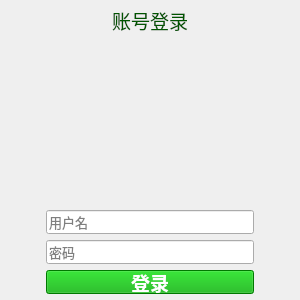
<?xml version="1.0" encoding="UTF-8"?>
<ui version="4.0">
 <class>wid_classic</class>
 <widget class="QWidget" name="wid_classic">
  <property name="geometry">
   <rect>
    <x>0</x>
    <y>0</y>
    <width>300</width>
    <height>300</height>
   </rect>
  </property>
  <property name="minimumSize">
   <size>
    <width>300</width>
    <height>300</height>
   </size>
  </property>
  <property name="maximumSize">
   <size>
    <width>300</width>
    <height>300</height>
   </size>
  </property>
  <property name="windowTitle">
   <string>Form</string>
  </property>
  <layout class="QVBoxLayout" name="verticalLayout">
   <property name="leftMargin">
    <number>6</number>
   </property>
   <property name="topMargin">
    <number>6</number>
   </property>
   <property name="rightMargin">
    <number>6</number>
   </property>
   <property name="bottomMargin">
    <number>6</number>
   </property>
   <item>
    <layout class="QHBoxLayout" name="hLayoutTop" stretch="1,3,1">
     <item>
      <spacer name="horizontalSpacer_7">
       <property name="orientation">
        <enum>Qt::Horizontal</enum>
       </property>
       <property name="sizeHint" stdset="0">
        <size>
         <width>40</width>
         <height>20</height>
        </size>
       </property>
      </spacer>
     </item>
     <item>
      <widget class="QLabel" name="lblTitle">
       <property name="text">
        <string>&lt;html&gt;&lt;head/&gt;&lt;body&gt;&lt;p align=&quot;center&quot;&gt;&lt;span style=&quot; font-size:14pt; color:#005500;&quot;&gt;账号登录&lt;/span&gt;&lt;/p&gt;&lt;/body&gt;&lt;/html&gt;</string>
       </property>
      </widget>
     </item>
     <item>
      <spacer name="horizontalSpacer_8">
       <property name="orientation">
        <enum>Qt::Horizontal</enum>
       </property>
       <property name="sizeHint" stdset="0">
        <size>
         <width>40</width>
         <height>20</height>
        </size>
       </property>
      </spacer>
     </item>
    </layout>
   </item>
   <item>
    <spacer name="verticalSpacer_2">
     <property name="orientation">
      <enum>Qt::Vertical</enum>
     </property>
     <property name="sizeHint" stdset="0">
      <size>
       <width>20</width>
       <height>40</height>
      </size>
     </property>
    </spacer>
   </item>
   <item>
    <layout class="QHBoxLayout" name="hLayoutUser" stretch="0,3,0">
     <item>
      <spacer name="horizontalSpacer_3">
       <property name="orientation">
        <enum>Qt::Horizontal</enum>
       </property>
       <property name="sizeHint" stdset="0">
        <size>
         <width>40</width>
         <height>20</height>
        </size>
       </property>
      </spacer>
     </item>
     <item>
      <widget class="QLineEdit" name="txtUser">
       <property name="minimumSize">
        <size>
         <width>0</width>
         <height>24</height>
        </size>
       </property>
       <property name="maximumSize">
        <size>
         <width>16777215</width>
         <height>24</height>
        </size>
       </property>
       <property name="font">
        <font>
         <family>Arial</family>
         <pointsize>10</pointsize>
        </font>
       </property>
       <property name="placeholderText">
        <string>用户名</string>
       </property>
      </widget>
     </item>
     <item>
      <spacer name="horizontalSpacer_4">
       <property name="orientation">
        <enum>Qt::Horizontal</enum>
       </property>
       <property name="sizeHint" stdset="0">
        <size>
         <width>40</width>
         <height>20</height>
        </size>
       </property>
      </spacer>
     </item>
    </layout>
   </item>
   <item>
    <layout class="QHBoxLayout" name="hLayoutPwd" stretch="0,3,0">
     <item>
      <spacer name="horizontalSpacer">
       <property name="orientation">
        <enum>Qt::Horizontal</enum>
       </property>
       <property name="sizeHint" stdset="0">
        <size>
         <width>40</width>
         <height>20</height>
        </size>
       </property>
      </spacer>
     </item>
     <item>
      <widget class="QLineEdit" name="txtPwd">
       <property name="minimumSize">
        <size>
         <width>0</width>
         <height>24</height>
        </size>
       </property>
       <property name="maximumSize">
        <size>
         <width>16777215</width>
         <height>24</height>
        </size>
       </property>
       <property name="font">
        <font>
         <family>Arial</family>
         <pointsize>10</pointsize>
        </font>
       </property>
       <property name="echoMode">
        <enum>QLineEdit::Password</enum>
       </property>
       <property name="placeholderText">
        <string>密码</string>
       </property>
      </widget>
     </item>
     <item>
      <spacer name="horizontalSpacer_2">
       <property name="orientation">
        <enum>Qt::Horizontal</enum>
       </property>
       <property name="sizeHint" stdset="0">
        <size>
         <width>40</width>
         <height>20</height>
        </size>
       </property>
      </spacer>
     </item>
    </layout>
   </item>
   <item>
    <layout class="QHBoxLayout" name="hLayoutLogin" stretch="0,3,0">
     <item>
      <spacer name="horizontalSpacer_5">
       <property name="orientation">
        <enum>Qt::Horizontal</enum>
       </property>
       <property name="sizeHint" stdset="0">
        <size>
         <width>40</width>
         <height>20</height>
        </size>
       </property>
      </spacer>
     </item>
     <item>
      <widget class="QPushButton" name="btnLogin">
       <property name="minimumSize">
        <size>
         <width>0</width>
         <height>24</height>
        </size>
       </property>
       <property name="maximumSize">
        <size>
         <width>16777215</width>
         <height>24</height>
        </size>
       </property>
       <property name="font">
        <font>
         <family>Arial</family>
         <pointsize>14</pointsize>
         <italic>false</italic>
         <bold>true</bold>
         <underline>false</underline>
        </font>
       </property>
       <property name="styleSheet">
        <string notr="true">color: rgb(255, 255, 255);
font: 700 14pt &quot;Arial&quot;;
background-color: rgb(0, 170, 0);</string>
       </property>
       <property name="text">
        <string>登录</string>
       </property>
       <property name="flat">
        <bool>false</bool>
       </property>
      </widget>
     </item>
     <item>
      <spacer name="horizontalSpacer_6">
       <property name="orientation">
        <enum>Qt::Horizontal</enum>
       </property>
       <property name="sizeHint" stdset="0">
        <size>
         <width>40</width>
         <height>20</height>
        </size>
       </property>
      </spacer>
     </item>
    </layout>
   </item>
  </layout>
 </widget>
 <resources/>
 <connections/>
</ui>
